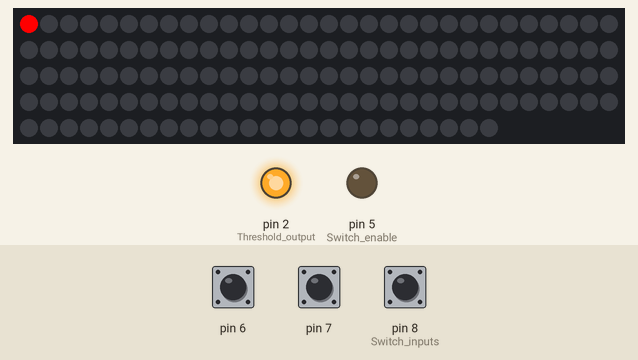
Recording of a sketch running on a simulated Arduino Uno, built with avr-gcc and run on an emulated ATmega328P. Parts: 144 RGB LEDs in strip order, left to right, continuing on the next row, output pins drawn as LEDs (lit = HIGH). The test bench sets the inputs (shaded band); at power-on: pin 6 HIGH, pin 7 HIGH, pin 8 (Switch_inputs) HIGH.

Above: at 1.2 s.
1.3 s: pin 6 pulled LOW for 0.15 s
At 1.8 s:
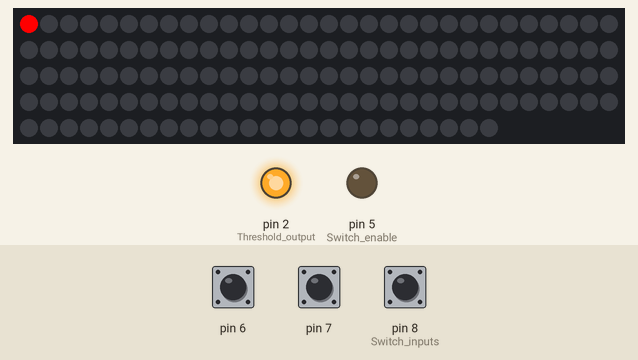
2.9 s: pin 7 pulled LOW for 0.15 s
At 3.0 s:
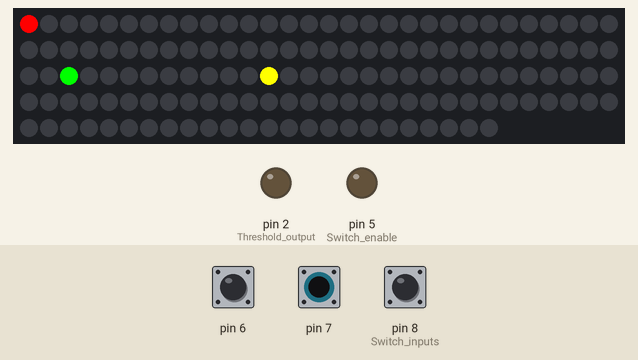
4.5 s: pin 8 (Switch_inputs) pulled LOW for 0.15 s
At 5.3 s:
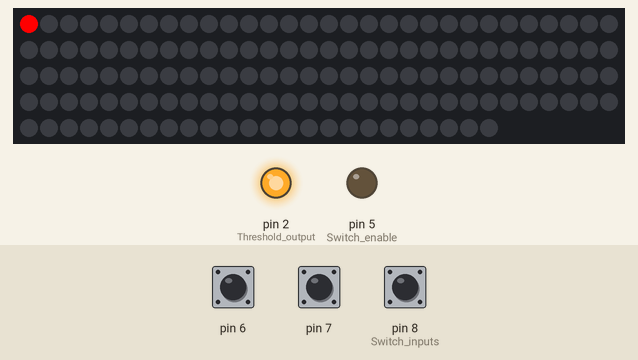
6.1 s: pin 8 (Switch_inputs) pulled LOW for 3.2 s
At 7.6 s:
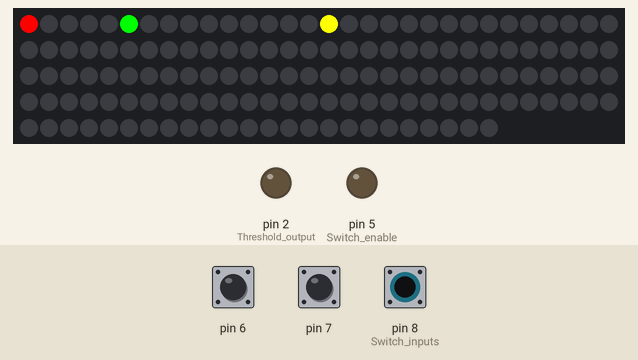
10.8 s: pin 6 pulled LOW for 3.2 s
At 15.2 s:
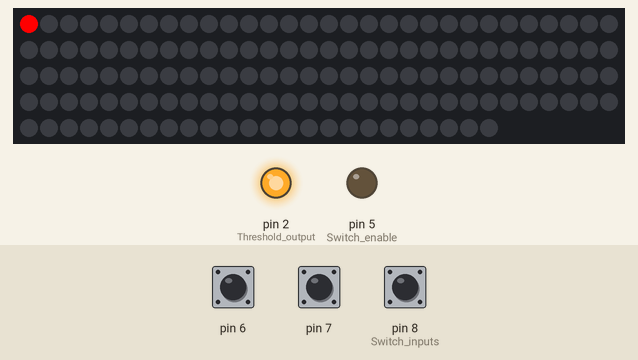
15.5 s: pin 6 driven LOW and pin 7 driven LOW
At 16.9 s:
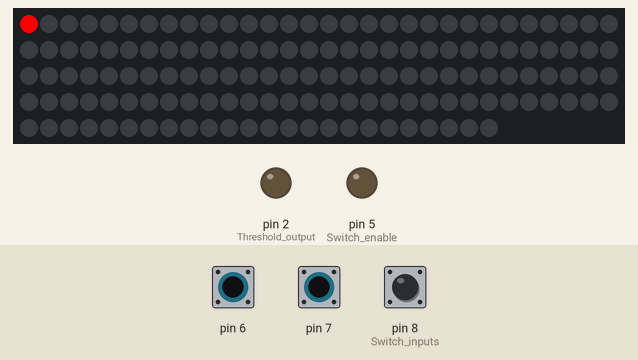
Timing chart, 0 to 18.0 s (numbered marks = the images above; inputs shaded):
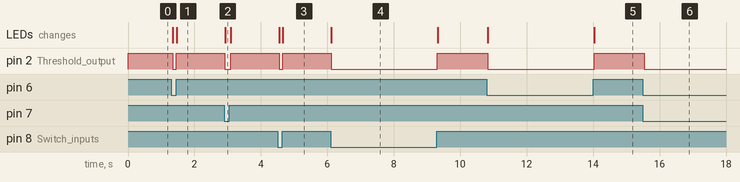

The sketch:

AAL004-Preamp-NeoPixel.ino
```cpp
/**************************************************************************************
Sends the output of an AA-Series analog magnetic sensor to a NeoPixel LED array
via an Arduino ATmega32U4-based board (pinouts vary with the particular board).
A2 (ADC5) = sensor OUT+; A4 (ADC1) = sensor OUT-; D2 = threshold LED; D3 = LED array;
Three-position switch selects thresholds--SP3T on D5 (Pole), D6, D7, and D8 (throws).
                                                                           Rev. 4/6/18
**************************************************************************************/
#include <Adafruit_NeoPixel.h>
int sensor; //100 mV/V = 256; 3.6 mV/V/Oe for the AAL004==>0.1 Oe/bit; 15 Oe full scale
int threshold = 140;
const int differential = 10;
const int offset = 7;
Adafruit_NeoPixel strip = Adafruit_NeoPixel(144, 3, NEO_GRB + NEO_KHZ800);

void setup() {
  pinMode(2, OUTPUT); //Threshold output
  pinMode(5, OUTPUT); //Switch enable
  pinMode(6, INPUT); pinMode(7, INPUT); pinMode(8, INPUT); //Switch inputs
  digitalWrite(6,1); digitalWrite(7,1); digitalWrite(8,1); //Turn on pull-ups
  strip.begin(); //Initialize LED array
  ADCSRA |= 0x80; //Enable ADC (bit 7)
  ADCSRB |= 0x20; //MUX5 (ADCSRB bit 5) = 1 to enable internal differential amplifier
  ADMUX = 0x4D; //Ref=Vcc, right adjusted, differential input, ADC = 10*(ADC5-ADC1)
}
void loop() {
  threshold = 140*(!digitalRead(6))+72*(!digitalRead(7))+15*(!digitalRead(8)); //Read switch
  ADCSRA |= 0x40; //Start ADC conversion
  while(ADCSRA & 0x40); //Wait for ADC
  sensor = ADC; //Read sensor
  sensor = (sensor-(sensor>512)*1024)/2-offset; //9-bit 2's complement w/offset correction
  if (sensor<0) sensor=0; //Clamp output
  if (sensor>143) sensor=143;
  digitalWrite(2, sensor >= threshold-digitalRead(2)*differential); //Update board LED
  strip.clear(); //Reset the LED array
  strip.setPixelColor(threshold, 255, 255, 0); //Display turn-on threshold (yellow)
  strip.setPixelColor(threshold - differential, 0, 255, 0); //Turn-off threshold (green)
  strip.setPixelColor(sensor, 255, 0, 0); //Display sensor output (red)
  strip.show();
  delay(50); //20 samples/sec.
}
```

Measured:
- after the input at 1.3 s, pin 2 (Threshold_output): HIGH → LOW after 0.05 s, → HIGH 0.11 s later; the LEDs: first change after 0.05 s (image 1 shows a later state)
- after the input at 2.9 s, pin 2 (Threshold_output): HIGH → LOW at once, → HIGH 0.17 s later; the LEDs: change at once (image 2)
- after the input at 4.5 s, pin 2 (Threshold_output): HIGH → LOW after 0.05 s, → HIGH 0.11 s later; the LEDs: first change after 0.05 s (image 3 shows a later state)
- after the input at 6.1 s, pin 2 (Threshold_output): HIGH → LOW at once, → HIGH 3.2 s later; the LEDs: change at once (image 4)
- after the input at 10.8 s, pin 2 (Threshold_output): HIGH → LOW at once, → HIGH 3.2 s later; the LEDs: first change at once (image 5 shows a later state)
- after the input at 15.5 s, pin 2 (Threshold_output): HIGH → LOW at once
